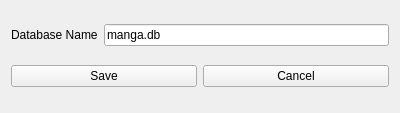
<?xml version="1.0" encoding="UTF-8"?>
<ui version="4.0">
 <class>ConfigDialog</class>
 <widget class="QWidget" name="ConfigDialog">
  <property name="geometry">
   <rect>
    <x>0</x>
    <y>0</y>
    <width>400</width>
    <height>113</height>
   </rect>
  </property>
  <property name="windowTitle">
   <string>Config</string>
  </property>
  <layout class="QVBoxLayout" name="verticalLayout">
   <item>
    <layout class="QHBoxLayout" name="horizontalLayout_3">
     <item>
      <widget class="QLabel" name="database_name_label">
       <property name="text">
        <string>Database Name</string>
       </property>
      </widget>
     </item>
     <item>
      <widget class="QLineEdit" name="database_name_text">
       <property name="text">
        <string>manga.db</string>
       </property>
      </widget>
     </item>
    </layout>
   </item>
   <item>
    <layout class="QHBoxLayout" name="horizontalLayout_4">
     <item>
      <widget class="QPushButton" name="config_save">
       <property name="text">
        <string>Save</string>
       </property>
      </widget>
     </item>
     <item>
      <widget class="QPushButton" name="config_cancel">
       <property name="text">
        <string>Cancel</string>
       </property>
      </widget>
     </item>
    </layout>
   </item>
  </layout>
 </widget>
 <resources/>
 <connections/>
</ui>
